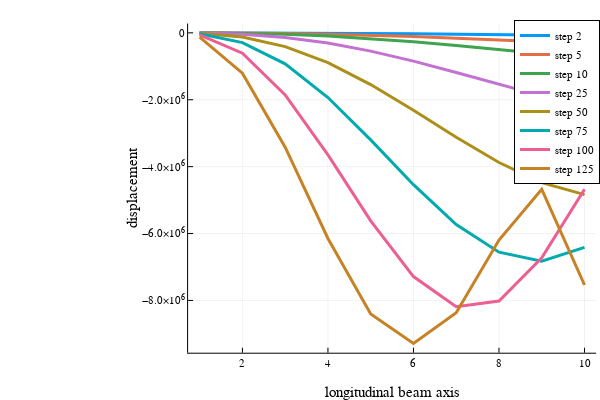

The notebook cell this image was saved under:
### Code cell
Plots.plot(displacement[:2], label = "step 2", linewidth=3)
Plots.plot!(displacement[:5], label = "step 5", linewidth=3)
Plots.plot!(displacement[:10], label = "step 10", linewidth=3)
Plots.plot!(displacement[:25], label = "step 25", linewidth=3)
Plots.plot!(displacement[:50], label = "step 50", linewidth=3)
Plots.plot!(displacement[:75], label = "step 75", linewidth=3)
Plots.plot!(displacement[:100], label = "step 100", linewidth=3)
Plots.plot!(displacement[:125], label = "step 125", linewidth=3)


xlabel!("longitudinal beam axis")
ylabel!("displacement")

### Figure 1 — Plotly figure (JSON) as saved in the notebook; plotly's stock layout.template omitted (floating-point values rounded to 4 significant figures)
{"data": [{"colorbar": {"title": ""}, "legendgroup": "step 2", "line": {"color": "rgba(0, 154, 250, 1.000)", "dash": "solid", "shape": "linear", "width": 3}, "mode": "lines", "name": "step 2", "showlegend": true, "type": "scatter", "x": [1, 2, 3, 4, 5, 6, 7, 8, 9, 10], "xaxis": "x", "y": [-109.0, -1205.0, -4126.0, -9327.0, -16930.0, -26760.0, -38410.0, -51280.0, -64590.0, -77500.0], "yaxis": "y", "zmax": null, "zmin": null}, {"colorbar": {"title": ""}, "legendgroup": "step 5", "line": {"color": "rgba(227, 111, 71, 1.000)", "dash": "solid", "shape": "linear", "width": 3}, "mode": "lines", "name": "step 5", "showlegend": true, "type": "scatter", "x": [1, 2, 3, 4, 5, 6, 7, 8, 9, 10], "xaxis": "x", "y": [-455.7, -5030.0, -17200.0, -38820.0, -70320.0, -110900.0, -158800.0, -211400.0, -265500.0, -317400.0], "yaxis": "y", "zmax": null, "zmin": null}, {"colorbar": {"title": ""}, "legendgroup": "step 10", "line": {"color": "rgba(62, 164, 78, 1.000)", "dash": "solid", "shape": "linear", "width": 3}, "mode": "lines", "name": "step 10", "showlegend": true, "type": "scatter", "x": [1, 2, 3, 4, 5, 6, 7, 8, 9, 10], "xaxis": "x", "y": [-1105.0, -12170.0, -41500.0, -93380.0, -168600.0, -264900.0, -377600.0, -500200.0, -624500.0, -741500.0], "yaxis": "y", "zmax": null, "zmin": null}, {"colorbar": {"title": ""}, "legendgroup": "step 25", "line": {"color": "rgba(195, 113, 210, 1.000)", "dash": "solid", "shape": "linear", "width": 3}, "mode": "lines", "name": "step 25", "showlegend": true, "type": "scatter", "x": [1, 2, 3, 4, 5, 6, 7, 8, 9, 10], "xaxis": "x", "y": [-3730.0, -40730.0, -137500.0, -306000.0, -545700.0, -845500.0, -1186000.0, -1543000.0, -1885000.0, -2183000.0], "yaxis": "y", "zmax": null, "zmin": null}, {"colorbar": {"title": ""}, "legendgroup": "step 50", "line": {"color": "rgba(172, 142, 24, 1.000)", "dash": "solid", "shape": "linear", "width": 3}, "mode": "lines", "name": "step 50", "showlegend": true, "type": "scatter", "x": [1, 2, 3, 4, 5, 6, 7, 8, 9, 10], "xaxis": "x", "y": [-11640.0, -124700.0, -411600.0, -892600.0, -1546000.0, -2315000.0, -3123000.0, -3876000.0, -4478000.0, -4838000.0], "yaxis": "y", "zmax": null, "zmin": null}, {"colorbar": {"title": ""}, "legendgroup": "step 75", "line": {"color": "rgba(0, 170, 174, 1.000)", "dash": "solid", "shape": "linear", "width": 3}, "mode": "lines", "name": "step 75", "showlegend": true, "type": "scatter", "x": [1, 2, 3, 4, 5, 6, 7, 8, 9, 10], "xaxis": "x", "y": [-27850.0, -290300.0, -926800.0, -1934000.0, -3199000.0, -4540000.0, -5734000.0, -6558000.0, -6825000.0, -6413000.0], "yaxis": "y", "zmax": null, "zmin": null}, {"colorbar": {"title": ""}, "legendgroup": "step 100", "line": {"color": "rgba(237, 94, 147, 1.000)", "dash": "solid", "shape": "linear", "width": 3}, "mode": "lines", "name": "step 100", "showlegend": true, "type": "scatter", "x": [1, 2, 3, 4, 5, 6, 7, 8, 9, 10], "xaxis": "x", "y": [-60770.0, -609300.0, -1854000.0, -3649000.0, -5620000.0, -7286000.0, -8190000.0, -8018000.0, -6728000.0, -4676000.0], "yaxis": "y", "zmax": null, "zmin": null}, {"colorbar": {"title": ""}, "legendgroup": "step 125", "line": {"color": "rgba(198, 130, 37, 1.000)", "dash": "solid", "shape": "linear", "width": 3}, "mode": "lines", "name": "step 125", "showlegend": true, "type": "scatter", "x": [1, 2, 3, 4, 5, 6, 7, 8, 9, 10], "xaxis": "x", "y": [-126800.0, -1205000.0, -3418000.0, -6147000.0, -8407000.0, -9284000.0, -8369000.0, -6196000.0, -4677000.0, -7539000.0], "yaxis": "y", "zmax": null, "zmin": null}], "layout": {"annotations": [], "height": 400, "legend": {"bgcolor": "rgba(255, 255, 255, 1.000)", "bordercolor": "rgba(0, 0, 0, 1.000)", "borderwidth": 1, "font": {"color": "rgba(0, 0, 0, 1.000)", "family": "sans-serif", "size": 11}, "title": {"font": {"color": "rgba(0, 0, 0, 1.000)", "family": "sans-serif", "size": 15}, "text": ""}, "tracegroupgap": 0, "traceorder": "normal", "x": 1, "xanchor": "auto", "y": 1, "yanchor": "auto"}, "margin": {"b": 20, "l": 0, "r": 0, "t": 20}, "paper_bgcolor": "rgba(255, 255, 255, 1.000)", "plot_bgcolor": "rgba(255, 255, 255, 1.000)", "showlegend": true, "width": 600, "xaxis": {"anchor": "y", "domain": [0.3135, 0.9934], "gridcolor": "rgba(0, 0, 0, 0.100)", "gridwidth": 0.5, "linecolor": "rgba(0, 0, 0, 1.000)", "mirror": false, "range": [0.73, 10.27], "showgrid": true, "showline": true, "showticklabels": true, "tickangle": 0, "tickcolor": "rgb(0, 0, 0)", "tickfont": {"color": "rgba(0, 0, 0, 1.000)", "family": "sans-serif", "size": 11}, "tickmode": "array", "ticks": "inside", "ticktext": ["2", "4", "6", "8", "10"], "tickvals": [2, 4, 6, 8, 10], "title": "longitudinal beam axis", "titlefont": {"color": "rgba(0, 0, 0, 1.000)", "family": "sans-serif", "size": 15}, "type": "-", "visible": true, "zeroline": false, "zerolinecolor": "rgba(0, 0, 0, 1.000)"}, "yaxis": {"anchor": "x", "domain": [0.07581, 0.9902], "gridcolor": "rgba(0, 0, 0, 0.100)", "gridwidth": 0.5, "linecolor": "rgba(0, 0, 0, 1.000)", "mirror": false, "range": [-9563000.0, 278400.0], "showgrid": true, "showline": true, "showticklabels": true, "tickangle": 0, "tickcolor": "rgb(0, 0, 0)", "tickfont": {"color": "rgba(0, 0, 0, 1.000)", "family": "sans-serif", "size": 11}, "tickmode": "array", "ticks": "inside", "ticktext": ["−8.0×10<sup>6</sup>", "−6.0×10<sup>6</sup>", "−4.0×10<sup>6</sup>", "−2.0×10<sup>6</sup>", "0"], "tickvals": [-8000000, -6000000, -4000000, -2000000, 0], "title": "displacement", "titlefont": {"color": "rgba(0, 0, 0, 1.000)", "family": "sans-serif", "size": 15}, "type": "-", "visible": true, "zeroline": false, "zerolinecolor": "rgba(0, 0, 0, 1.000)"}}}
